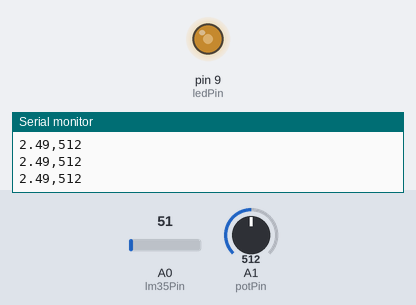
Simulated run of this sketch. Board: Arduino Uno, built with avr-gcc and run on an emulated ATmega328P. On the bench: output pins drawn as LEDs (lit = HIGH), the last lines printed to the serial monitor. The test bench sets the inputs (shaded band); at power-on: A1 (potPin) = 512, A0 (lm35Pin) = 51.

Above: at 1.3 s.
1.4 s: A1 (potPin) set to 716
At 2.5 s:
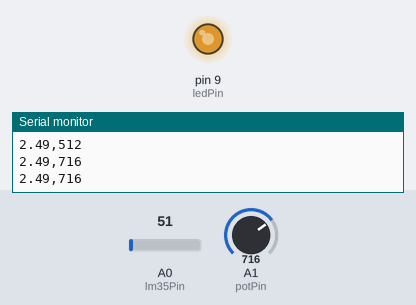
3.0 s: A1 (potPin) set to 900
At 3.7 s:
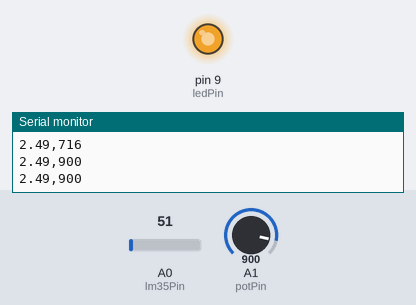
4.5 s: A1 (potPin) set to 122
At 4.9 s:
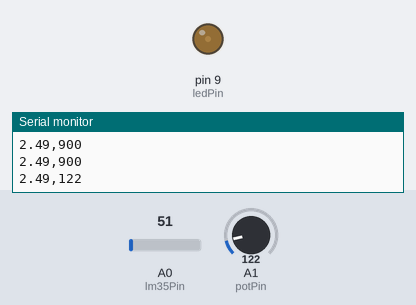
6.0 s: A1 (potPin) set to 0
At 7.2 s:
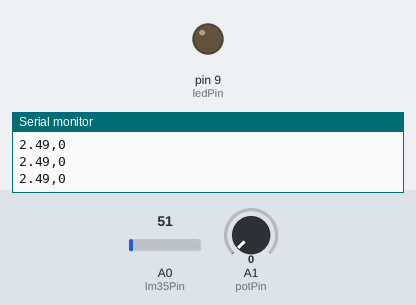
7.5 s: A1 (potPin) set to 511
At 8.6 s:
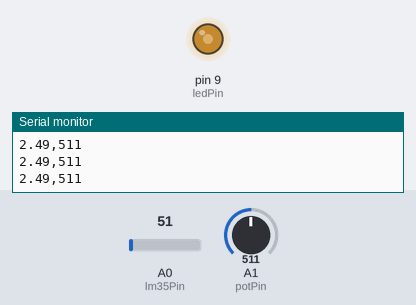
Timing chart, 0 to 10.0 s (numbered marks = the images above; inputs shaded):
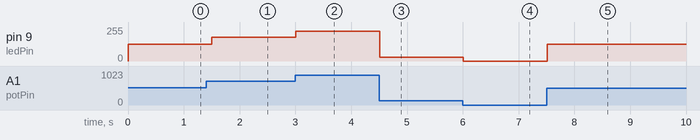

The sketch:

osmodul_python.ino
```cpp
 const int potPin=A1;
 const int lm35Pin=A0;
 const int ledPin=9;

void setup() {
  Serial.begin(9600);
pinMode(ledPin,OUTPUT);

}

void loop() {
int analogDeger=analogRead(lm35Pin);
  float voltaj=analogDeger*(5.0/1023);
  float sicaklik=voltaj*10.0;

int potDeger=analogRead(potPin);
  int parlaklik=map(potDeger,0,1023,0,255);
analogWrite(ledPin,parlaklik);

  Serial.print(sicaklik);
  Serial.print(",");
  Serial.println(potDeger);
  delay(500);


}
```

Measured:
- after the input at 1.4 s, pin 9 (ledPin): 127/255 → 178/255 after 0.10 s
- after the input at 3.0 s, pin 9 (ledPin): 178/255 → 224/255 at once
- after the input at 4.5 s, pin 9 (ledPin): 224/255 → 30/255 at once
- after the input at 6.0 s, pin 9 (ledPin): 30/255 → 0/255 at once
- after the input at 7.5 s, pin 9 (ledPin): 0/255 → 127/255 at once
